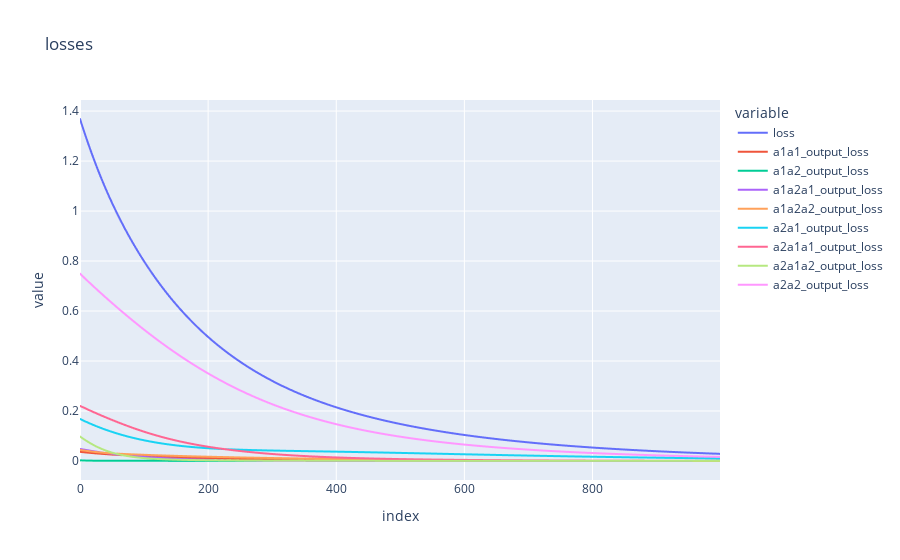

Write notebook code for a chart like this one.
### Code cell
# plot the losses with plotly express
fig = px.line(df_results, x=df_results.index, y=df_results.columns, title= "losses")
fig.show()

### Figure 1 — Plotly figure (JSON) as saved in the notebook; plotly's stock layout.template omitted (floating-point values rounded to 4 significant figures; data arrays with more than 128 entries replaced by an {"elided": "..."} marker saying what was removed)
{"data": [{"hovertemplate": "variable=loss<br>index=%{x}<br>value=%{y}<extra></extra>", "legendgroup": "loss", "line": {"color": "#636efa", "dash": "solid"}, "marker": {"symbol": "circle"}, "mode": "lines", "name": "loss", "showlegend": true, "type": "scattergl", "x": {"elided": "1000 int values"}, "xaxis": "x", "y": {"elided": "1000 float values"}, "yaxis": "y"}, {"hovertemplate": "variable=a1a1_output_loss<br>index=%{x}<br>value=%{y}<extra></extra>", "legendgroup": "a1a1_output_loss", "line": {"color": "#EF553B", "dash": "solid"}, "marker": {"symbol": "circle"}, "mode": "lines", "name": "a1a1_output_loss", "showlegend": true, "type": "scattergl", "x": {"elided": "1000 int values"}, "xaxis": "x", "y": {"elided": "1000 float values"}, "yaxis": "y"}, {"hovertemplate": "variable=a1a2_output_loss<br>index=%{x}<br>value=%{y}<extra></extra>", "legendgroup": "a1a2_output_loss", "line": {"color": "#00cc96", "dash": "solid"}, "marker": {"symbol": "circle"}, "mode": "lines", "name": "a1a2_output_loss", "showlegend": true, "type": "scattergl", "x": {"elided": "1000 int values"}, "xaxis": "x", "y": {"elided": "1000 float values"}, "yaxis": "y"}, {"hovertemplate": "variable=a1a2a1_output_loss<br>index=%{x}<br>value=%{y}<extra></extra>", "legendgroup": "a1a2a1_output_loss", "line": {"color": "#ab63fa", "dash": "solid"}, "marker": {"symbol": "circle"}, "mode": "lines", "name": "a1a2a1_output_loss", "showlegend": true, "type": "scattergl", "x": {"elided": "1000 int values"}, "xaxis": "x", "y": {"elided": "1000 float values"}, "yaxis": "y"}, {"hovertemplate": "variable=a1a2a2_output_loss<br>index=%{x}<br>value=%{y}<extra></extra>", "legendgroup": "a1a2a2_output_loss", "line": {"color": "#FFA15A", "dash": "solid"}, "marker": {"symbol": "circle"}, "mode": "lines", "name": "a1a2a2_output_loss", "showlegend": true, "type": "scattergl", "x": {"elided": "1000 int values"}, "xaxis": "x", "y": {"elided": "1000 float values"}, "yaxis": "y"}, {"hovertemplate": "variable=a2a1_output_loss<br>index=%{x}<br>value=%{y}<extra></extra>", "legendgroup": "a2a1_output_loss", "line": {"color": "#19d3f3", "dash": "solid"}, "marker": {"symbol": "circle"}, "mode": "lines", "name": "a2a1_output_loss", "showlegend": true, "type": "scattergl", "x": {"elided": "1000 int values"}, "xaxis": "x", "y": {"elided": "1000 float values"}, "yaxis": "y"}, {"hovertemplate": "variable=a2a1a1_output_loss<br>index=%{x}<br>value=%{y}<extra></extra>", "legendgroup": "a2a1a1_output_loss", "line": {"color": "#FF6692", "dash": "solid"}, "marker": {"symbol": "circle"}, "mode": "lines", "name": "a2a1a1_output_loss", "showlegend": true, "type": "scattergl", "x": {"elided": "1000 int values"}, "xaxis": "x", "y": {"elided": "1000 float values"}, "yaxis": "y"}, {"hovertemplate": "variable=a2a1a2_output_loss<br>index=%{x}<br>value=%{y}<extra></extra>", "legendgroup": "a2a1a2_output_loss", "line": {"color": "#B6E880", "dash": "solid"}, "marker": {"symbol": "circle"}, "mode": "lines", "name": "a2a1a2_output_loss", "showlegend": true, "type": "scattergl", "x": {"elided": "1000 int values"}, "xaxis": "x", "y": {"elided": "1000 float values"}, "yaxis": "y"}, {"hovertemplate": "variable=a2a2_output_loss<br>index=%{x}<br>value=%{y}<extra></extra>", "legendgroup": "a2a2_output_loss", "line": {"color": "#FF97FF", "dash": "solid"}, "marker": {"symbol": "circle"}, "mode": "lines", "name": "a2a2_output_loss", "showlegend": true, "type": "scattergl", "x": {"elided": "1000 int values"}, "xaxis": "x", "y": {"elided": "1000 float values"}, "yaxis": "y"}], "layout": {"legend": {"title": {"text": "variable"}, "tracegroupgap": 0}, "title": {"text": "losses"}, "xaxis": {"anchor": "y", "domain": [0, 1], "title": {"text": "index"}}, "yaxis": {"anchor": "x", "domain": [0, 1], "title": {"text": "value"}}}}
